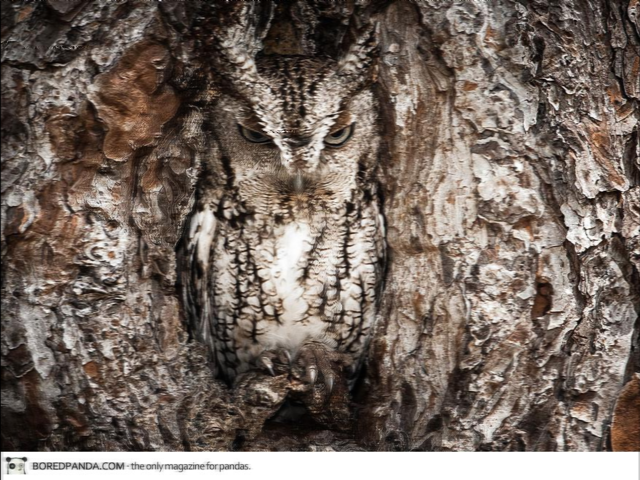
#> input picture thesis/images/depth/eg0/saved_im.png, 640 x 480 px
$ python -i shock.py   (imports and definitions only)
#> lines starting #> are read from the running program, lines starting #| are printed output that depends on the picture
#!/usr/bin/env python

import os, sys

from scipy import *
from scipy.ndimage import *
from scipy.signal import *
from numpy import fft
from scipy.interpolate import spline

import Image

accel_data_file = '../output/cam/saved_ac.dat'
T = 10e-3
G = 9.8

def shock_filter(im, tstep=0.2, sigma=2, niters=10):
	'''Return an image with shock filtering'''
	laplace_kernel = array([[0,-1,0],
							[-1,4,-1],
							[0,-1,0]])/4.0
	sobelx = array([[ 1, 2, 1],
					[ 0, 0, 0],
					[-1,-2,-1]])
	sobely = array([[-1, 0, 1],
					[-2, 0, 2],
					[-1, 0, 1]])
	imout = im.copy()
	for i in range(niters):
		imout = gaussian_filter(imout, sigma)
		diffx = convolve2d(imout, sobelx)[1:-1, 1:-1]
		diffy = convolve2d(imout, sobely)[1:-1, 1:-1]
		normxy = hypot(diffx, diffy)
		imlap = convolve2d(imout, laplace_kernel)[1:-1, 1:-1]
		sgn = -sign(imlap)
		imout = imout + tstep*sgn*normxy

	return imout

# [4 lines not run here, left out]

>>> import cv2
>>> picture = cv2.imread('../../thesis/images/depth/eg0/saved_im.png', cv2.IMREAD_GRAYSCALE)
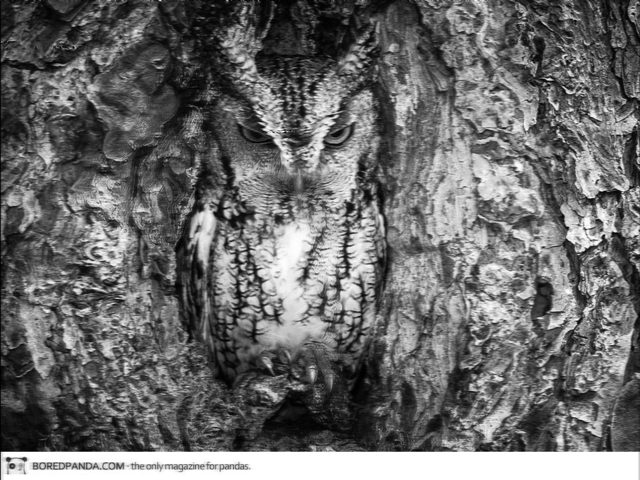
#> picture: shape (480, 640); min 0, max 255, mean 107.1
>>> result = shock_filter(picture)
#> (the run stopped early here; a loop or call above may not have finished)
